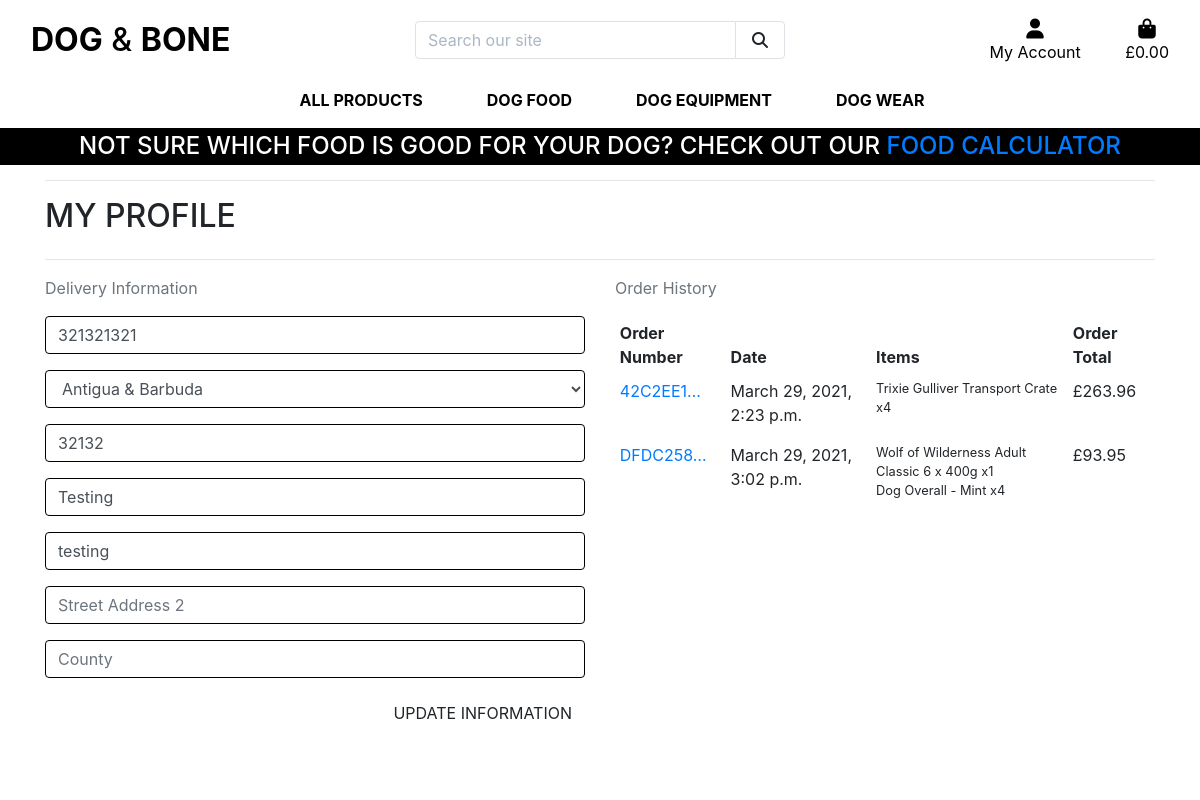
Screenshot of /profile/ (signed in) with the database file from the repository.
### profiles/models.py (models this page shows, shortened)
class UserProfile(models.Model):
    user = models.OneToOneField(User, on_delete=models.CASCADE)
    default_phone_number = models.CharField(max_length=20, null=True, blank=True)
    default_country = CountryField(blank_label='Country', null=True, blank=True)
    default_postcode = models.CharField(max_length=20, null=True, blank=True)
    default_town_or_city = models.CharField(max_length=40, null=True, blank=True)
    default_street_address1 = models.CharField(max_length=80, null=True, blank=True)
    default_street_address2 = models.CharField(max_length=80, null=True, blank=True)
    default_county = models.CharField(max_length=80, null=True, blank=True)

### checkout/models.py (models this page shows, shortened)
class Order(models.Model):
    order_number = models.CharField(max_length=32, null=False, editable=False)
    user_profile = models.ForeignKey(UserProfile, on_delete=models.SET_NULL,
                                     null=True, blank=True, related_name='orders')
    full_name = models.CharField(max_length=50, null=False, blank=False)
    email = models.EmailField(max_length=254, null=False, blank=False)
    phone_number = models.CharField(max_length=20, null=False, blank=False)
    country = CountryField(blank_label='Country *', null=False, blank=False)
    postcode = models.CharField(max_length=20, null=True, blank=True)
    town_or_city = models.CharField(max_length=40, null=False, blank=False)
    street_address1 = models.CharField(max_length=80, null=False, blank=False)
    street_address2 = models.CharField(max_length=80, null=True, blank=True)
    county = models.CharField(max_length=80, null=True, blank=True)
    date = models.DateTimeField(auto_now_add=True)
    grand_total = models.DecimalField(max_digits=10, decimal_places=2, null=False, default=0)
    original_basket = models.TextField(null=False, blank=False, default='')
    stripe_pid = models.CharField(max_length=254, null=False, blank=False, default='')
    """
    Generate a random order number using 'uuid'
    '_' before 'generate_order_number' indicates that
    it is a private method that will only be used inside
    this class
    """
    def _generate_order_number(self):
        return uuid.uuid4().hex.upper()
    """
    Update 'grand total' each time a 'lineitem' is added
    Delivery cost is always 0 as we offer free delivery
    so we don't have to account for that
    """
    """
    If the order does not have an order number, we call the
    '_generate_order_number' to create one and updates
    the original save
    """
    def save(self, *args, **kwargs):
        if not self.order_number:
            self.order_number = self._generate_order_number()
        super().save(*args, **kwargs)

class OrderLineItem(models.Model):
    order = models.ForeignKey(Order, null=False, blank=False, on_delete=models.CASCADE, related_name='lineitems')
    product = models.ForeignKey(Product, null=False, blank=False, on_delete=models.CASCADE)
    product_size = models.CharField(max_length=2, null=True, blank=True)
    quantity = models.IntegerField(null=False, blank=False, default=0)
    lineitem_total = models.DecimalField(max_digits=6, decimal_places=2, null=False, blank=False, editable=False)
    """
    Sets the 'lineitem' total and and updates
    the original save
    """
    def save(self, *args, **kwargs):
        self.lineitem_total = self.product.price * self.quantity
        super().save(*args, **kwargs)

### products/models.py (models this page shows, shortened)
class Product(models.Model):
    category = models.ForeignKey('Category', null=True, blank=True, on_delete=models.SET_NULL)
    sku = models.CharField(max_length=254, null=True, blank=True)
    name = models.CharField(max_length=254)
    description = models.TextField()
    has_size = models.BooleanField(default=False, null=True, blank=True)
    price = models.DecimalField(max_digits=6, decimal_places=2)
    rating = models.DecimalField(max_digits=6, decimal_places=2, null=True, blank=True)
    image_url = models.URLField(max_length=1024, null=True, blank=True)
    image = models.ImageField(null=True, blank=True)

### profiles/views.py (the view)
# urls.py: path('profile/', include('profiles.urls')),
@login_required
def profile(request):
    profile = get_object_or_404(UserProfile, user=request.user)
    if request.method == 'POST':
        form = UserProfileForm(request.POST, instance=profile)
        if form.is_valid():
            form.save()
            messages.success(request, 'Successfully updated your profile!')
        else:
            messages.error(request, 'Failed to update your profile. Invalid form details?')
    else:
        form = UserProfileForm(instance=profile)
    orders = profile.orders.all()
    template = 'profiles/profile.html'
    context = {
        'form': form,
        'orders': orders,
        'on_profile_page': True
    }
    return render(request, template, context)

### profiles/forms.py
class UserProfileForm(forms.ModelForm):
    class Meta:
        model = UserProfile
        exclude = ('user',)
    def __init__(self, *args, **kwargs):
        super().__init__(*args, **kwargs)
        placeholders = {
            'default_phone_number': 'Phone Number',
            'default_postcode': 'Postal Code',
            'default_town_or_city': 'Town or City',
            'default_street_address1': 'Street Address 1',
            'default_street_address2': 'Street Address 2',
            'default_county': 'County',
        }
        self.fields['default_phone_number'].widget.attrs['autofocus'] = True
        for field in self.fields:
            if field != 'default_country':
                if self.fields[field].required:
                    placeholder = f'{placeholders[field]} *'
                else:
                    placeholder = placeholders[field]
                self.fields[field].widget.attrs['placeholder'] = placeholder
            self.fields[field].widget.attrs['class'] = 'border-black rounded-1 profile-form-input'
            self.fields[field].label = False

### basket/contexts.py (called while the page is built, shortened)
def basket_contents(request):
    basket_items = []
    total = 0
    product_count = 0
    delivery = 0
    basket = request.session.get('basket', {})
    grand_total = delivery + total
    context = {
        'basket_items': basket_items,
        'total': total,
        'product_count': product_count,
        'delivery': delivery,
        'grand_total': grand_total,
    }
    return context

### profiles/templates/profiles/profile.html (shortened to what this page needs)
{% extends "base.html" %}
{% load static %}
{% block extra_css %}
    <link rel="stylesheet" href="{% static 'profiles/css/profile.css' %}">
{% endblock %}
{% block page_header %}
    <div class="container header-container">
    </div>
{% endblock %}
{% block content %}
    <div class="overlay"></div>
    <div class="container">
        <div class="row">
            <div class="col">
                <hr>
                <h2 class="logo-font mb-4">My Profile</h2>
                <hr>
            </div>
        </div>
        <div class="row">
            <div class="col-12 col-lg-6">
                <p class="text-muted">Delivery Information</p>
                <form class="mt-3" action="{% url 'profile' %}" method="POST" id="profile-update-form">
                    {{ form|crispy }}
                    <button class="btn btn-black rounded-1 text-uppercase float-right">Update Information</button>
                </form>
            </div>
            <div class="col-12 col-lg-6">
                <p class="text-muted">Order History</p>
                <div class="order-history table-responsive">
                    <table class="table table-sm table-borderless">
                        <thead>
                            <tr>
                                <th>Order Number</th>
                                <th>Date</th>
                                <th>Items</th>
                                <th>Order Total</th>
                            </tr>
                        </thead>
                        <tbody>
                            {% for order in orders %}
                                <tr>
                                    <td>
                                        <a href="{% url 'order_history' order.order_number %}"
                                        title="{{ order.order_number }}">
                                            {{ order.order_number|truncatechars:8 }}
                                        </a>
                                    </td>
                                    <td>{{ order.date }}</td>
                                    <td>
                                        <ul class="list-unstyled">
                                            {% for item in order.lineitems.all %}
                                                <li class="small">
                                                    {{ item.product.name }} x{{ item.quantity }}
                                                </li>
                                            {% endfor %}
                                        </ul>
                                    </td>
                                    <td>£{{ order.grand_total }}</td>
                                </tr>
                            {% endfor %}
                        </tbody>
                    </table>
                </div>
            </div>
        </div>
{% endblock %}

### static/css/base.css (style rules this page uses)
html { height: 100%; }
body { background: url('/media/home_background.jpg') no-repeat center center fixed; background-size: cover; height: calc(100vh - 164px); color: #555; font-family: 'Lato'; }
.logo-font { text-transform: uppercase; }
.btn-black { background: black; color: white; }
.border-black { border: 1px solid black !important; }
.overlay { height: 100%; width: 100%; top: 0; left: 0; position: fixed; background: white; z-index: -1; }
@media (min-width: 1200px) { .container { max-width: 80%; } }
@media (min-width: 992px) { .header-container { padding-top: 164px; } }

### rows the page displays
UserProfile: default_phone_number "321321321", default_country "Antigua & Barbuda", default_postcode "32132", default_town_or_city "Testing", default_street_address1 "testing"
Order: order_number "42C2EE1…", date "March 29, 2021, 2:23 p.m.", grand_total "263.96"
OrderLineItem: product.name "Trixie Gulliver Transport Crate", quantity "4"
Order: order_number "DFDC258…", date "March 29, 2021, 3:02 p.m.", grand_total "93.95"
OrderLineItem: product.name "Wolf of Wilderness Adult Classic 6 x 400g", quantity "1"
OrderLineItem: product.name "Dog Overall - Mint", quantity "4"
